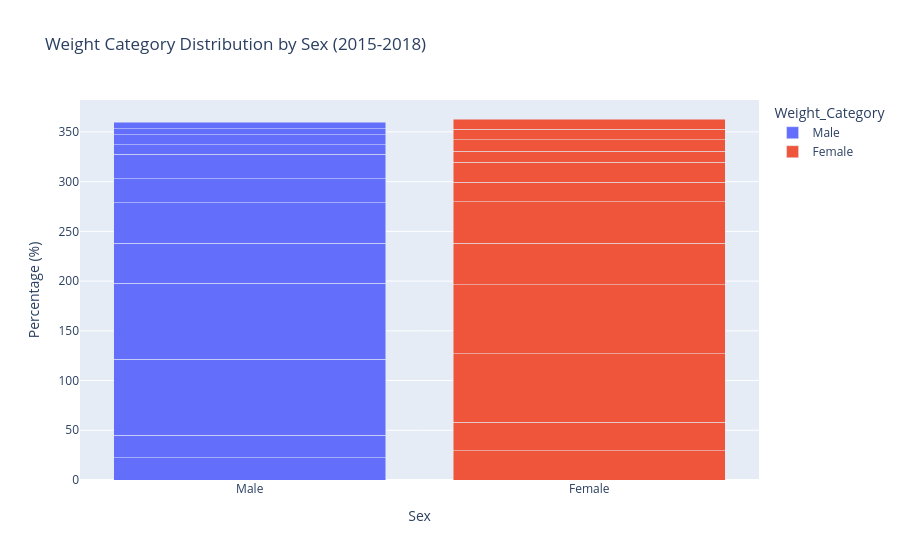

The code cell stored with this chart in its notebook:
### Code cell
stack_wt = wt[
    (wt['YEAR'] == latest_year) &
    (wt['Group'] == 'Sex')]
fig3 = px.bar(
    stack_wt,
    x='STUB_LABEL',
    y='ESTIMATE',
    color='Weight_Category',
    title=f'Weight Category Distribution by Sex ({latest_year})')
fig3.update_layout(
    barmode='stack',
    xaxis_title='Sex',
    yaxis_title='Percentage (%)')
fig3.show()
#Not what I was going for and will need to research a better way to portray

### Figure 1 — Plotly figure (JSON) as saved in the notebook; plotly's stock layout.template omitted (floating-point values rounded to 4 significant figures)
{"data": [{"hovertemplate": "Weight_Category=Male<br>STUB_LABEL=%{x}<br>ESTIMATE=%{y}<extra></extra>", "legendgroup": "Male", "marker": {"color": "#636efa", "pattern": {"shape": ""}}, "name": "Male", "orientation": "v", "showlegend": true, "textposition": "auto", "type": "bar", "x": ["Male", "Male", "Male", "Male", "Male", "Male", "Male", "Male", "Male", "Male", "Male", "Male"], "xaxis": "x", "y": [22.5, 22.7, 76.4, 76.0, 40.5, 40.5, 24.4, 24.4, 9.8, 9.9, 6.3, 6.2], "yaxis": "y"}, {"hovertemplate": "Weight_Category=Female<br>STUB_LABEL=%{x}<br>ESTIMATE=%{y}<extra></extra>", "legendgroup": "Female", "marker": {"color": "#EF553B", "pattern": {"shape": ""}}, "name": "Female", "orientation": "v", "showlegend": true, "textposition": "auto", "type": "bar", "x": ["Female", "Female", "Female", "Female", "Female", "Female", "Female", "Female", "Female", "Female", "Female", "Female"], "xaxis": "x", "y": [29.4, 28.8, 68.8, 69.4, 41.5, 41.8, 19.6, 20.0, 11.2, 11.4, 10.8, 10.3], "yaxis": "y"}], "layout": {"barmode": "stack", "legend": {"title": {"text": "Weight_Category"}, "tracegroupgap": 0}, "title": {"text": "Weight Category Distribution by Sex (2015-2018)"}, "xaxis": {"anchor": "y", "domain": [0, 1], "title": {"text": "Sex"}}, "yaxis": {"anchor": "x", "domain": [0, 1], "title": {"text": "Percentage (%)"}}}}
